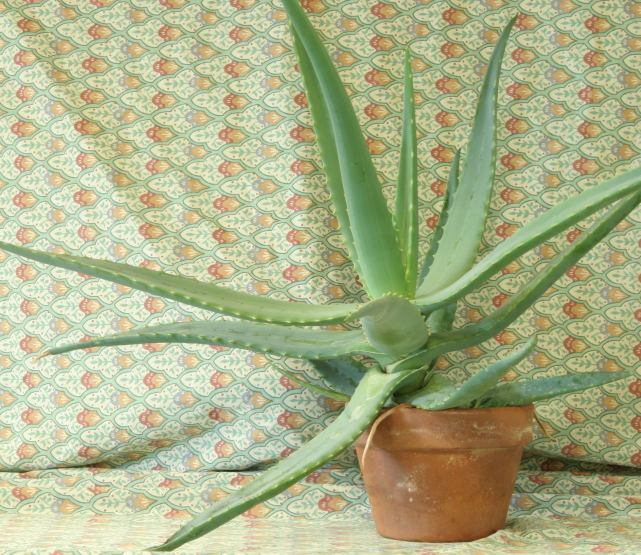
//> input picture 08_3D_vision/08_01_disparity/data/aloeL.jpg, 1282 x 1110 px (shown at 1/2 size)
$ ./main ../../08_3D_vision/08_01_disparity/data/aloeL.jpg   (built with g++ and OpenCV 4)
//> lines starting //> are read from the running program, lines starting //| are printed output that depends on the picture
/**
 * @file main.cpp
 * @brief Geometric transformations in OpenCV
 * @author José Miguel Guerrero Hernández
 *
 * This example demonstrates:
 * - Translation: shifting an image by (tx, ty) pixels
 * - Rotation: rotating around a center point with optional scaling
 * - Resize: scaling images with different interpolation methods
 * - Affine warp: mapping triangular regions for general affine deformations
 *
 * @note Affine transformations preserve parallel lines and use a 2x3 matrix:
 *       | a  b  tx |
 *       | c  d  ty |
 *
 * @see https://docs.opencv.org/3.4/d4/d61/tutorial_warp_affine.html
 */

#include <string>
#include <algorithm>
#include <cstdlib>
#include <opencv2/imgproc.hpp>
#include <opencv2/highgui.hpp>
#include <iostream>

namespace
{
// The images this example works on are about 1400 px on the long side, and
// several windows at that size do not fit on a normal screen. The processing
// always runs at full resolution: only the copy sent to the screen is reduced,
// with INTER_AREA, which is the interpolation meant for shrinking
constexpr int MAX_DISPLAY_SIDE = 800;

// Returns the copy that goes to the screen, already reduced. Whatever is drawn
// on the result keeps its size in screen pixels, so labels are written here and
// not on the full-resolution frame: drawn before the reduction they shrink with
// it and stop being readable
cv::Mat fitToScreen(const cv::Mat & image)
{
  const int side = std::max(image.cols, image.rows);
  if (side <= MAX_DISPLAY_SIDE || image.empty()) {
    return image.clone();
  }
  const double factor = static_cast<double>(MAX_DISPLAY_SIDE) / side;
  cv::Mat reduced;
  cv::resize(image, reduced, cv::Size(), factor, factor, cv::INTER_AREA);
  return reduced;
}

void showFit(const std::string & window, const cv::Mat & image)
{
  cv::imshow(window, fitToScreen(image));
}
}  // namespace

// Transformation parameters as named constants
namespace TransformParams
{
constexpr float TRANSLATION_X = 100.0f;
constexpr float TRANSLATION_Y = 100.0f;
constexpr double ROTATION_ANGLE = -50.0;
constexpr double ROTATION_SCALE = 0.6;
constexpr int RESIZE_SCALE_UP = 2;
constexpr int RESIZE_SCALE_DOWN = 2;
}

/**
 * @brief Demonstrates translation transformation on an image
 * @param src Input source image to be translated
 *
 * Shifts the image by (100, 100) pixels using a 2x3 affine transformation matrix.
 */
void demoTranslation(const cv::Mat & src)
{
  std::cout << "\n=== Translation ===" << std::endl;
  std::cout << "Shifting image by (" << TransformParams::TRANSLATION_X << ", "
            << TransformParams::TRANSLATION_Y << ") pixels" << std::endl;

  cv::Mat translation_dst;

  // Build the 2x3 translation matrix using OpenCV API:
  // | 1  0  tx |
  // | 0  1  ty |

  // Alternative (NOT recommended): Using raw array
  // float data[6] = {1, 0, TransformParams::TRANSLATION_X, 0, 1, TransformParams::TRANSLATION_Y};
  // cv::Mat trans_mat(2, 3, CV_32F, data);
  // Problems: 1) Less readable (matrix structure not clear)
  //           2) Array must remain in scope while Mat is used
  //           3) Error-prone with row-major ordering

  // Recommended: Use initializer list syntax (clearer and safer)
  // NOTE: Why 2x3 instead of 3x3?
  // Affine transformations use 2x3 matrices (used by warpAffine):
  //   | a  b  tx |
  //   | c  d  ty |
  // The full homogeneous form is 3x3, but the third row [0, 0, 1] is always
  // constant for affine transforms, so OpenCV omits it for efficiency.
  // Use 3x3 matrices only for perspective transformations (warpPerspective),
  // where parallel lines can converge and the third row has non-constant values.
  cv::Mat trans_mat = (cv::Mat_<float>(2, 3) <<
    1, 0, TransformParams::TRANSLATION_X,
    0, 1, TransformParams::TRANSLATION_Y);

  // Apply the affine transformation to translate the image
  // INTER_LINEAR provides good quality/performance balance
  cv::warpAffine(src, translation_dst, trans_mat, src.size(), cv::INTER_LINEAR);
  showFit("Translation", translation_dst);
}

/**
 * @brief Demonstrates rotation transformation on an image
 * @param src Input source image to be rotated
 *
 * Rotates the image -50 degrees around its center with 0.6x scaling factor.
 */
void demoRotation(const cv::Mat & src)
{
  std::cout << "\n=== Rotation ===" << std::endl;
  std::cout << "Rotating " << TransformParams::ROTATION_ANGLE << " degrees with "
            << TransformParams::ROTATION_SCALE << "x scale" << std::endl;

  cv::Mat rotation_dst;

  // Define the rotation center (center of the image)
  cv::Point center(src.cols / 2, src.rows / 2);

  // Compute the 2x3 rotation matrix
  cv::Mat rot_mat = cv::getRotationMatrix2D(center,
                                            TransformParams::ROTATION_ANGLE,
                                            TransformParams::ROTATION_SCALE);

  // Apply the affine transformation to rotate the image
  // INTER_LINEAR provides good quality for rotations
  cv::warpAffine(src, rotation_dst, rot_mat, src.size(), cv::INTER_LINEAR);
  showFit("Rotation", rotation_dst);
}

/**
 * @brief Demonstrates image resize operations with different interpolation methods
 * @param src Input source image to be resized
 *
 * Shows upscaling (x2) with multiple interpolation methods:
 * - INTER_NEAREST: Fastest, but lowest quality (blocky)
 * - INTER_LINEAR: Good balance of speed and quality (default)
 * - INTER_CUBIC: Best quality for upscaling, slower
 * And downscaling (/2) with INTER_AREA (recommended for downsampling)
 */
void demoResize(const cv::Mat & src)
{
  std::cout << "\n=== Resize ===" << std::endl;

  // Upscale with INTER_LINEAR (recommended for most upscaling)
  // NOTE: cv::resize has TWO ways to specify output size:
  // 1) Using scale factors (fx, fy): cv::Size() is EMPTY, size calculated as src.size * fx/fy
  // 2) Using explicit size: cv::Size(w, h) has VALUES, fx=0 fy=0 are IGNORED
  cv::Mat resize_up_linear;
  cv::resize(src, resize_up_linear, cv::Size(),  // Empty Size → use scale factors below
             TransformParams::RESIZE_SCALE_UP,   // fx = 2 (horizontal scale)
             TransformParams::RESIZE_SCALE_UP,   // fy = 2 (vertical scale)
             cv::INTER_LINEAR);
  std::cout << "Upscale x" << TransformParams::RESIZE_SCALE_UP
            << " using INTER_LINEAR: "
            << src.cols << "x" << src.rows << " -> "
            << resize_up_linear.cols << "x" << resize_up_linear.rows << std::endl;
  showFit("Resize x2 (INTER_LINEAR)", resize_up_linear);

  // Upscale with INTER_CUBIC (best quality, slower)
  cv::Mat resize_up_cubic;
  cv::resize(src, resize_up_cubic, cv::Size(),
             TransformParams::RESIZE_SCALE_UP,
             TransformParams::RESIZE_SCALE_UP,
             cv::INTER_CUBIC);
  showFit("Resize x2 (INTER_CUBIC)", resize_up_cubic);

  // Downscale with INTER_AREA (recommended for shrinking images)
  cv::Mat resize_down;
  // Using explicit size: cv::Size has VALUES (width, height)
  // When using explicit size, fx and fy MUST be 0 (they are ignored)
  cv::resize(src, resize_down,
             cv::Size(src.cols / TransformParams::RESIZE_SCALE_DOWN,  // explicit width
                      src.rows / TransformParams::RESIZE_SCALE_DOWN), // explicit height
             0, 0,  // fx=0, fy=0 → ignored when Size is specified
             cv::INTER_AREA);
  std::cout << "Downscale /" << TransformParams::RESIZE_SCALE_DOWN
            << " using INTER_AREA: "
            << src.cols << "x" << src.rows << " -> "
            << resize_down.cols << "x" << resize_down.rows << std::endl;
  showFit("Resize /2 (INTER_AREA)", resize_down);
}

/**
 * @brief Demonstrates affine warp transformation for general deformations
 * @param src Input source image to be warped
 *
 * Applies a general affine transformation by mapping triangular regions,
 * creating a complex deformation effect, then applies an additional rotation
 * to demonstrate combined transformations.
 */
void demoAffineWarp(const cv::Mat & src)
{
  std::cout << "\n=== Affine Warp (General Deformation) ===" << std::endl;
  std::cout << "Applying general affine transformation + rotation" << std::endl;

  // Define Source Triangle Points
  // These are the original corner positions of the image region to transform
  cv::Point2f src_tri[3];
  src_tri[0] = cv::Point2f(0.f, 0.f);                  // Top-left corner
  src_tri[1] = cv::Point2f(src.cols - 1.f, 0.f);       // Top-right corner
  src_tri[2] = cv::Point2f(0.f, src.rows - 1.f);       // Bottom-left corner

  // Define Destination Triangle Points
  // These points define where the source corners will be mapped to,
  // creating a general affine deformation effect
  cv::Point2f dst_tri[3];
  dst_tri[0] = cv::Point2f(0.f, src.rows * 0.33f);              // New top-left
  dst_tri[1] = cv::Point2f(src.cols * 0.85f, src.rows * 0.25f); // New top-right
  dst_tri[2] = cv::Point2f(src.cols * 0.15f, src.rows * 0.7f);  // New bottom-left

  // Apply Affine Warp Transformation
  // Computes and applies the transformation matrix from source to destination
  cv::Mat warp_mat = cv::getAffineTransform(src_tri, dst_tri);
  cv::Mat warp_dst;
  cv::warpAffine(src, warp_dst, warp_mat, src.size(), cv::INTER_LINEAR);
  showFit("Affine Warp (Deformation)", warp_dst);

  // Apply Rotation to warped image (reusing transformation parameters)
  cv::Point center(warp_dst.cols / 2, warp_dst.rows / 2);
  cv::Mat rot_mat = cv::getRotationMatrix2D(center,
                                            TransformParams::ROTATION_ANGLE,
                                            TransformParams::ROTATION_SCALE);
  cv::Mat warp_rotate_dst;
  cv::warpAffine(warp_dst, warp_rotate_dst, rot_mat, warp_dst.size(), cv::INTER_LINEAR);
  showFit("Warp + Rotate", warp_rotate_dst);
}

int main(int argc, char ** argv)
{
  // Load input image
  // Command-line arguments; --help prints the usage
  cv::CommandLineParser parser(argc, argv,
    "{help h | | Show this help message}"
    "{@input | ../../data/starry_night.png | Input file}");
  if (parser.has("help")) {
    parser.printMessage();
    return EXIT_SUCCESS;
  }
  const std::string image_path = parser.get<std::string>("@input");

  // Without this, a malformed value (--frames=xyz) is reported by the parser
  // but the example carries on with the default, which is the hardest kind
  // of failure to diagnose. Note it validates values, not option names:
  // cv::CommandLineParser ignores an unknown option without complaining
  if (!parser.check()) {
    parser.printErrors();
    return EXIT_FAILURE;
  }
  cv::Mat src = cv::imread(cv::samples::findFile(image_path, false), cv::IMREAD_COLOR);
//> src is the input picture: 1110 rows x 1282 cols, CV_8UC3; mean B, G, R 136.6, 177.2, 171.2

  if (src.empty()) {
    std::cerr << "Error: Could not open or find the image!" << std::endl;
    std::cerr << "Path: " << image_path << std::endl;
    std::cerr << "Usage: " << argv[0] << " <Input image>" << std::endl;
    return EXIT_FAILURE;
  }

  std::cout << "=== Geometric Transformations Demo ===" << std::endl;
  std::cout << "Image loaded: " << src.cols << "x" << src.rows << " pixels" << std::endl;
//| Image loaded: 1282x1110 pixels

  // Display original image
  showFit("Original", src);

  // Run all transformation demos
  demoTranslation(src);
//> in demoTranslation, `cv::warpAffine(src, translation_dst, trans_mat, src.size(), cv::INTER_..`:
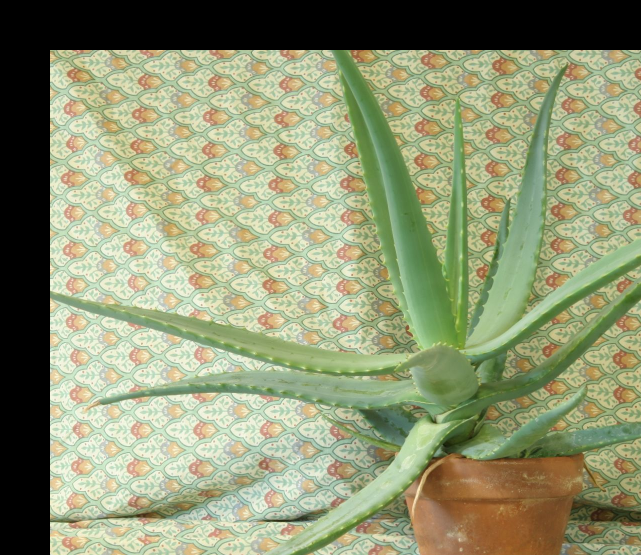
//> translation_dst: 1110 rows x 1282 cols, CV_8UC3 (shown at 1/2 size); mean B, G, R 114.7, 148.6, 142.6
  demoRotation(src);
//> in demoRotation, `cv::warpAffine(src, rotation_dst, rot_mat, src.size(), cv::INTER_LINEA..`:
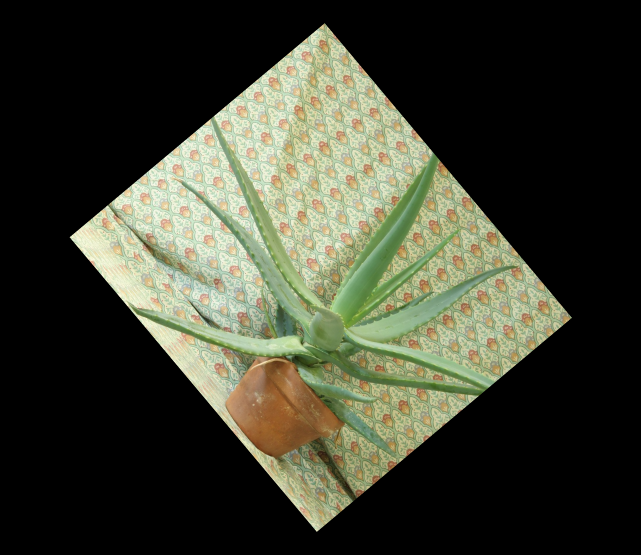
//> rotation_dst: 1110 rows x 1282 cols, CV_8UC3 (shown at 1/2 size); mean B, G, R 49.2, 63.8, 61.6
//> in fitToScreen (call 3), `cv::resize(image, reduced, cv::Size(), factor, factor, cv::INTER_AREA);`:
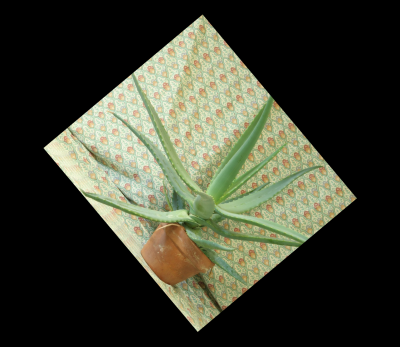
//> reduced: 693 rows x 800 cols, CV_8UC3 (shown at 1/2 size); mean B, G, R 49.2, 63.8, 61.6
  demoResize(src);
//| Upscale x2 using INTER_LINEAR: 1282x1110 -> 2564x2220
//| Downscale /2 using INTER_AREA: 1282x1110 -> 641x555
  demoAffineWarp(src);
//> in demoAffineWarp, `cv::warpAffine(src, warp_dst, warp_mat, src.size(), cv::INTER_LINEAR);`:
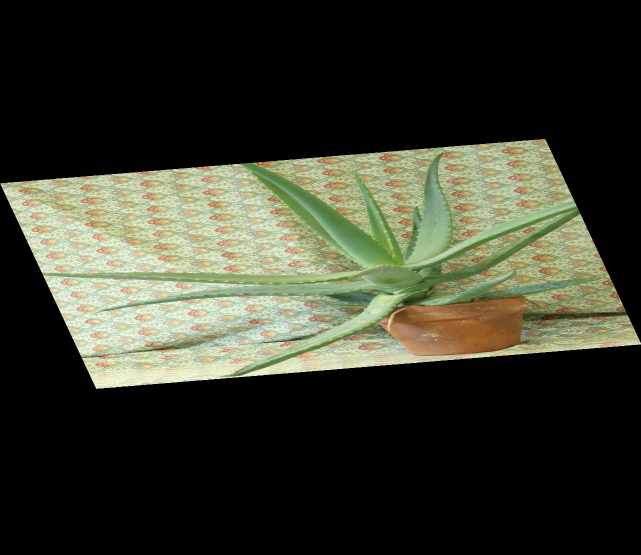
//> warp_dst: 1110 rows x 1282 cols, CV_8UC3 (shown at 1/2 size); mean B, G, R 44.7, 57.9, 56
//> in fitToScreen (call 7), `cv::resize(image, reduced, cv::Size(), factor, factor, cv::INTER_AREA);`:
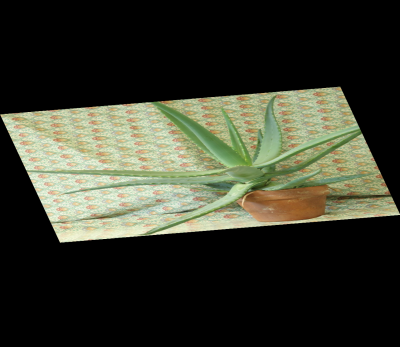
//> reduced: 693 rows x 800 cols, CV_8UC3 (shown at 1/2 size); mean B, G, R 44.7, 57.9, 56
//> in demoAffineWarp, `cv::warpAffine(warp_dst, warp_rotate_dst, rot_mat, warp_dst.size(), cv..`:
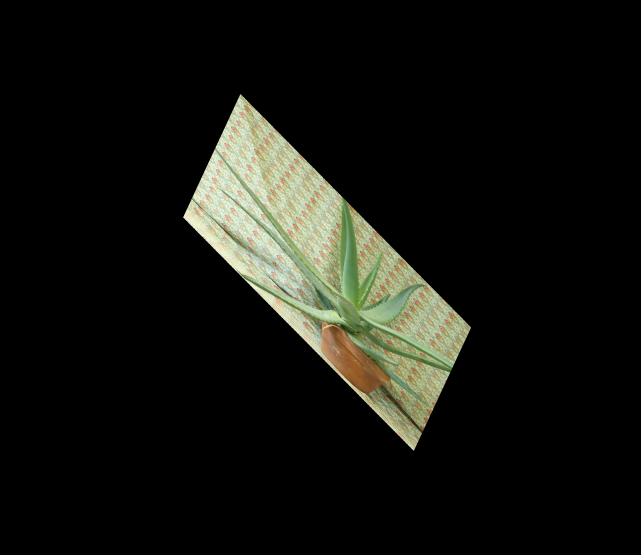
//> warp_rotate_dst: 1110 rows x 1282 cols, CV_8UC3 (shown at 1/2 size); mean B, G, R 16.1, 20.9, 20.2
//> in fitToScreen (call 8), `cv::resize(image, reduced, cv::Size(), factor, factor, cv::INTER_AREA);`:
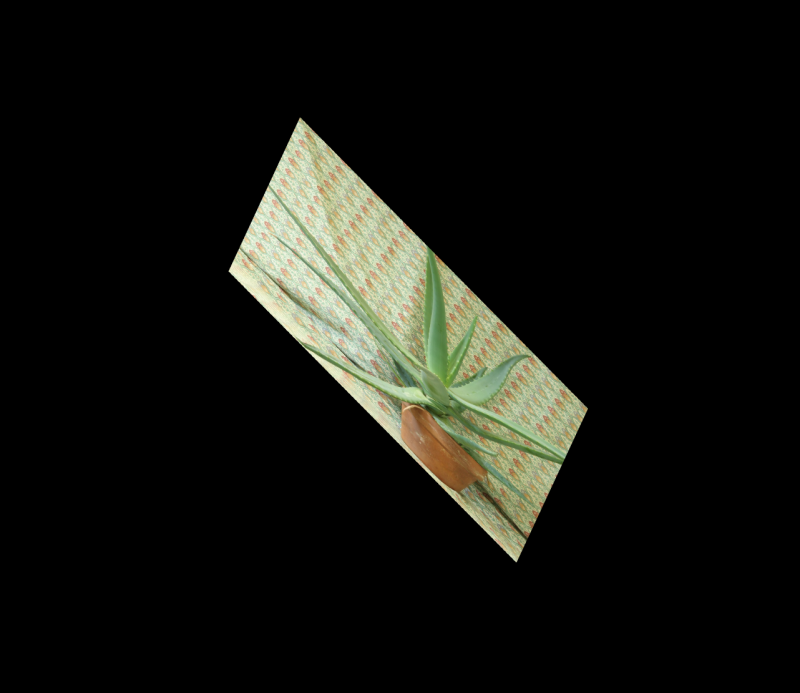
//> reduced: 693 rows x 800 cols, CV_8UC3; mean B, G, R 16.1, 20.9, 20.1

  std::cout << "\nPress any key to exit..." << std::endl;
  cv::waitKey(0);

  return EXIT_SUCCESS;
}
